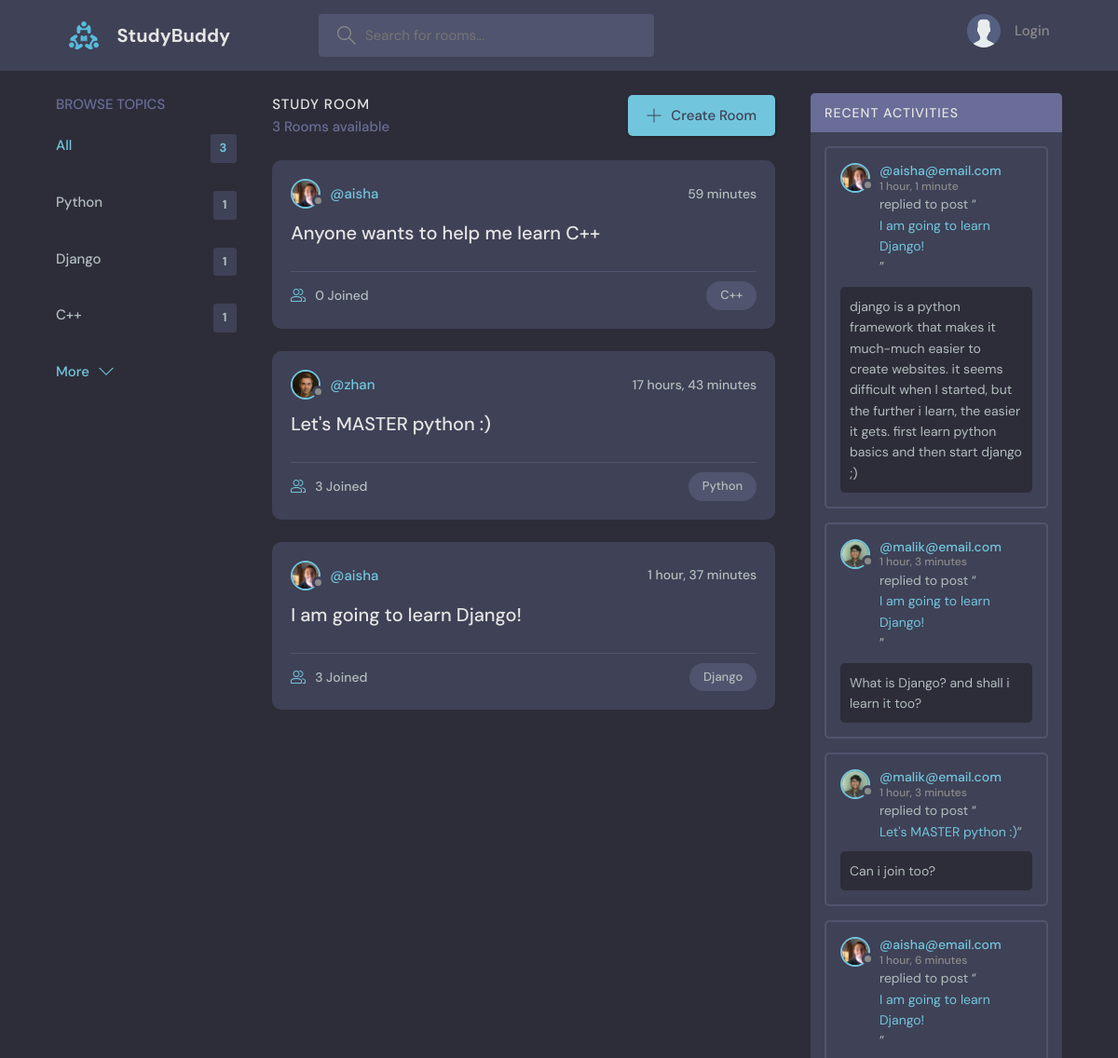
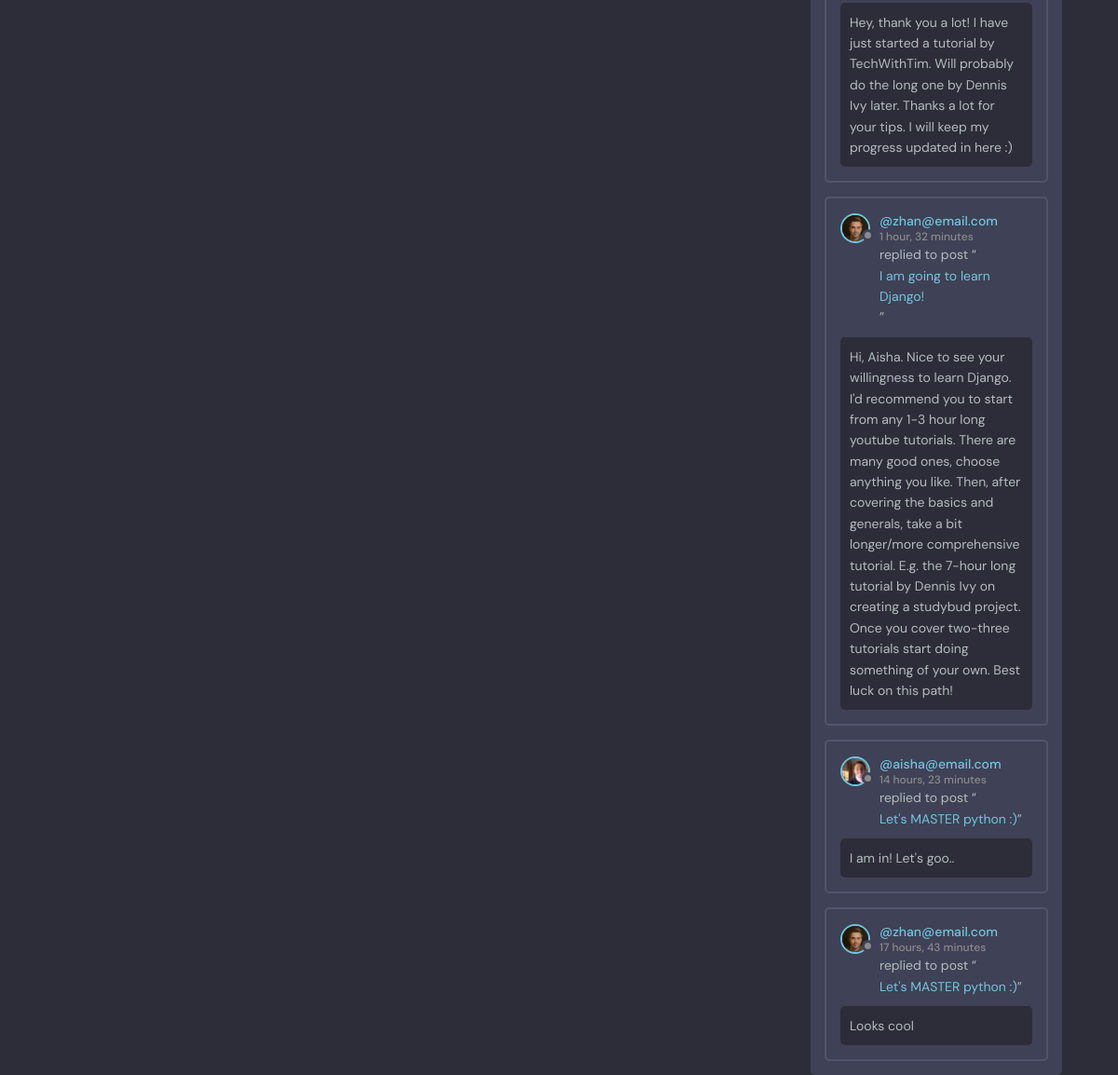
The page / on the database its author committed (2 pictures, top to bottom).
### base/models.py (models this page shows, shortened)
class Topic(models.Model):
    name = models.CharField(max_length=200)

class Room(models.Model):
    host = models.ForeignKey(User, on_delete=models.SET_NULL, null=True)
    topic = models.ForeignKey(Topic, on_delete=models.SET_NULL, null=True) # on_delete part means that if the room is deleted all the children (messages) are also deleted
    name = models.CharField(max_length=200)
    description = models.TextField(null=True, blank=True)
    participants = models.ManyToManyField(User, related_name='participants', blank=True)
    updated = models.DateTimeField(auto_now=True) #this to show when the room was last updated
    created = models.DateTimeField(auto_now_add=True) #this to show when the room was created
    class Meta:
        ordering = ['-updated','-created'] #this line orders rooms in the order with newest (updates/created) rooms first

class User(AbstractUser):
    name = models.CharField(max_length=200, null=True)
    email = models.EmailField(unique=True, null=True)
    bio = models.TextField(null=True)
    avatar = models.ImageField(null=True, default="avatar.svg")
    USERNAME_FIELD = 'email'
    REQUIRED_FIELDS = []

class Message(models.Model):
    user = models.ForeignKey(User, on_delete=models.CASCADE)
    room = models.ForeignKey(Room, on_delete=models.CASCADE) # on_delete part means that if the room is deleted all the children (messages) are also deleted
    body = models.TextField()
    updated = models.DateTimeField(auto_now=True)  # this to show when the room was last updated
    created = models.DateTimeField(auto_now_add=True) #this to show when the room was created
    class Meta:
        ordering = ['-updated', '-created'] #this line orders rooms in the order with newest (updates/created) rooms first

### base/views.py (the view)
# urls.py: path('', views.home, name="home"),
def home(request):
    q = request.GET.get('q') if request.GET.get('q') != None else ''   # this is an example of 'x if C else y' ternary operator (a.k.a. conditional expression)
    rooms = Room.objects.filter(
        Q(topic__name__icontains=q) |
        Q(name__icontains=q) |
        Q(description__icontains=q)
    )
    topics = Topic.objects.all()[0:5]
    room_count = rooms.count()
    room_messages = Message.objects.filter(Q(room__topic__name__icontains=q))
    context = {'rooms': rooms, 'topics': topics, 'room_count': room_count,
               'room_messages': room_messages}
    return render(request, 'base/home.html', context)

### base/templates/base/home.html (shortened to what this page needs)
{% extends 'main.html' %}
{% block content%}
    <main class="layout layout--3">
      <div class="container">
        {% include 'base/topics_component.html' %}
        <div class="roomList">
          <div class="roomList__header">
            <div>
              <h2>Study Room</h2>
              <p>{{room_count}} Rooms available</p>
            </div>
            <a class="btn btn--main" href="{% url 'create-room' %}">
              <svg version="1.1" xmlns="http://www.w3.org/2000/svg" width="32" height="32" viewBox="0 0 32 32">
                <title>add</title>
                <path
                  d="M16.943 0.943h-1.885v14.115h-14.115v1.885h14.115v14.115h1.885v-14.115h14.115v-1.885h-14.115v-14.115z"
                ></path>
              </svg>
              Create Room
            </a>
          </div>
          {% include 'base/feed_component.html' %}
        </div>
        {% include 'base/activity_component.html' %}
      </div>
    </main>
{% endblock %}

### base/templates/base/topics_component.html
<div class="topics">
      <div class="topics__header">
        <h2>Browse Topics</h2>
      </div>
      <ul class="topics__list">
        <li>
          <a href="{% url 'home' %}" class="active">All<span>{{topics.count}}</span></a>
        </li>
        {% for topic in topics %}
        <li>
          <a href="{% url 'home' %}?q={{topic.name}}">{{topic.name}}<span>{{topic.room_set.all.count}}</span></a>
        </li>
        {% endfor %}
      </ul>
      <a class="btn btn--link" href="{% url 'topics' %}">
        More
        <svg version="1.1" xmlns="http://www.w3.org/2000/svg" width="32" height="32" viewBox="0 0 32 32">
          <title>chevron-down</title>
          <path d="M16 21l-13-13h-3l16 16 16-16h-3l-13 13z"></path>
        </svg>
      </a>
</div>

### base/templates/base/feed_component.html (shortened to what this page needs)
{% for room in rooms%}
<div class="roomListRoom">
            <div class="roomListRoom__header">
              <a href="{% url 'user-profile' room.host.id%}" class="roomListRoom__author">
                <div class="avatar avatar--small">
                  <img src="{{room.host.avatar.url}}" />
                </div>
                <span>@{{room.host.username}}</span>
              </a>
              <div class="roomListRoom__actions">
                <span>{{room.created|timesince}}</span>
              </div>
            </div>
            <div class="roomListRoom__content">
              <a href="{%url 'room' room.id%}">{{room.name}}</a>
            </div>
            <div class="roomListRoom__meta">
              <a href="{%url 'room' room.id%}" class="roomListRoom__joined">
                  {{room.participants.all.count}} Joined
              </a>
              <p class="roomListRoom__topic">{{room.topic.name}}</p>
            </div>
          </div>
{% endfor%}

### base/templates/base/activity_component.html (shortened to what this page needs)
<div class="activities">
  <div class="activities__header">
    <h2>Recent Activities</h2>
  </div>
  {% for message in room_messages %}
  <div class="activities__box">
    <div class="activities__boxHeader roomListRoom__header">
      <a href="{% url 'user-profile' message.user.id %}" class="roomListRoom__author">
        <div class="avatar avatar--small">
          <img src="{{message.user.avatar.url}}" />
        </div>
        <p>
          @{{message.user}}
          <span>{{message.created|timesince}}</span>
        </p>
      </a>
    </div>
    <div class="activities__boxContent">
      <p>replied to post “<a href="{% url 'room' message.room.id %}">{{message.room.name}}</a>”</p>
      <div class="activities__boxRoomContent">
        {{message.body}}
      </div>
    </div>
  </div>
  {% endfor %}
</div>

### rows shown on the page
Topic: name "Python", room_set.all.count "1"
Topic: name "Django", room_set.all.count "1"
Topic: name "C++", room_set.all.count "1"
Room: host.avatar (picture), host.username "aisha", created "59 minutes", name "Anyone wants to help me learn C++", participants.all.count "0", topic.name "C++"
Room: host.avatar (picture), host.username "zhan", created "17 hours, 43 minutes", name "Let's MASTER python :)", participants.all.count "3", topic.name "Python"
Room: host.avatar (picture), host.username "aisha", created "1 hour, 37 minutes", name "I am going to learn Django!", participants.all.count "3", topic.name "Django"
Message: user.avatar (picture), user "aisha@email.com", created "1 hour, 1 minute", room.name "I am going to learn Django!", body "django is a python framework that makes it much-much easier to create websites. it seems difficult when I started, but the further i learn, the easier it gets. first learn python basics and then start django ;)"
Message: user.avatar (picture), user "malik@email.com", created "1 hour, 3 minutes", room.name "I am going to learn Django!", body "What is Django? and shall i learn it too?"
Message: user.avatar (picture), user "malik@email.com", created "1 hour, 3 minutes", room.name "Let's MASTER python :)", body "Can i join too?"
Message: user.avatar (picture), user "aisha@email.com", created "1 hour, 6 minutes", room.name "I am going to learn Django!", body "Hey, thank you a lot! I have just started a tutorial by TechWithTim. Will probably do the long one by Dennis Ivy later. Thanks a lot for your tips. I will keep my progress updated in here :)"
Message: user.avatar (picture), user "zhan@email.com", created "1 hour, 32 minutes", room.name "I am going to learn Django!", body "Hi, Aisha. Nice to see your willingness to learn Django. I'd recommend you to start from any 1-3 hour long youtube tutorials. There are many good ones, choose anything you like. Then, after covering the basics and generals, take a bit longer/more comprehensive tutorial. E.g. the 7-hour long tutorial by Dennis Ivy on creating a studybud project. Once you cover two-three tutorials start doing something of your own. Best luck on this path!"
Message: user.avatar (picture), user "aisha@email.com", created "14 hours, 23 minutes", room.name "Let's MASTER python :)", body "I am in! Let's goo.."
Message: user.avatar (picture), user "zhan@email.com", created "17 hours, 43 minutes", room.name "Let's MASTER python :)", body "Looks cool"

### other values the page prints
{{ topics.count }} "3"
{{ room_count }} "3"
